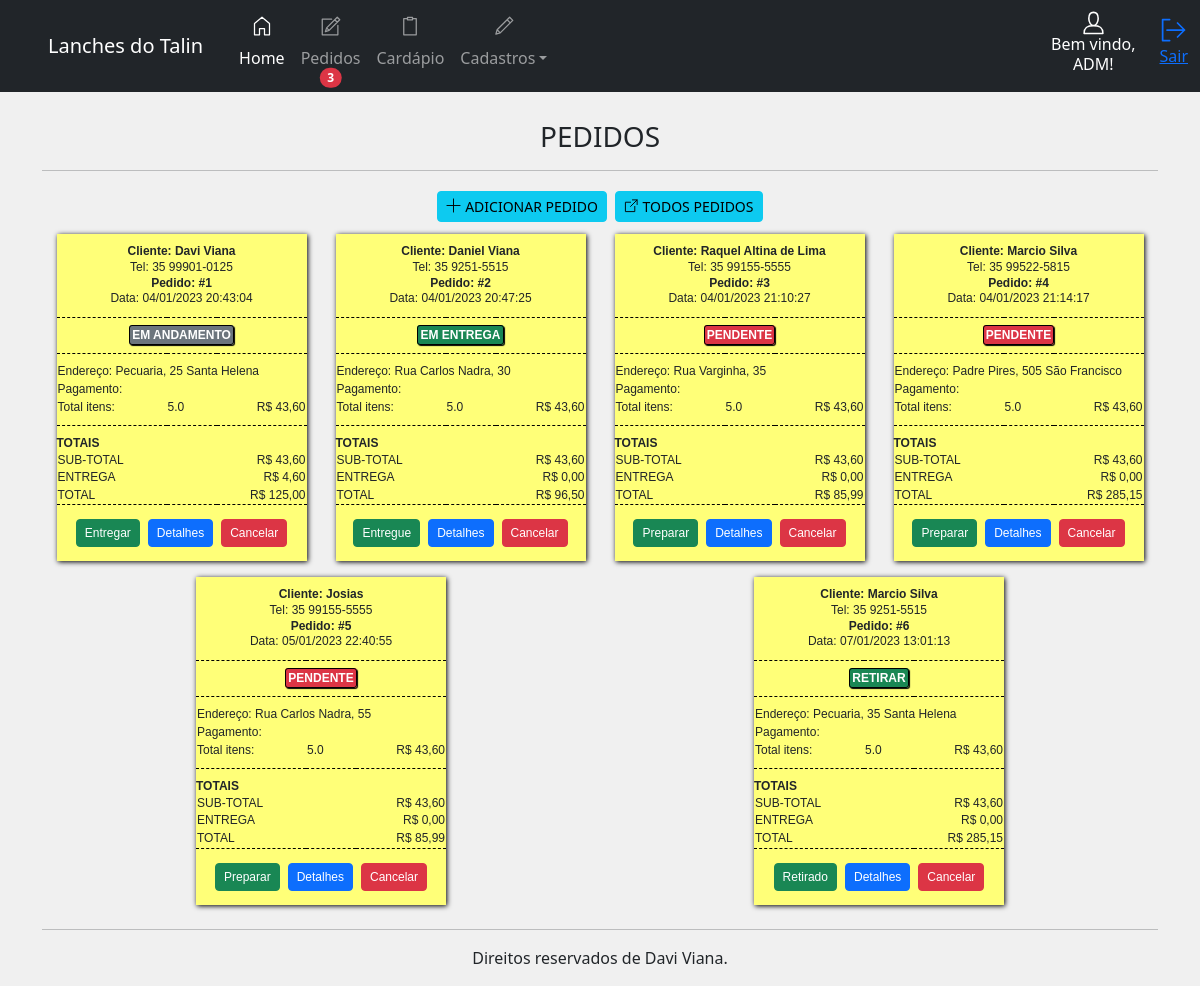
The app's page /painel/pedidos (signed in), older data.
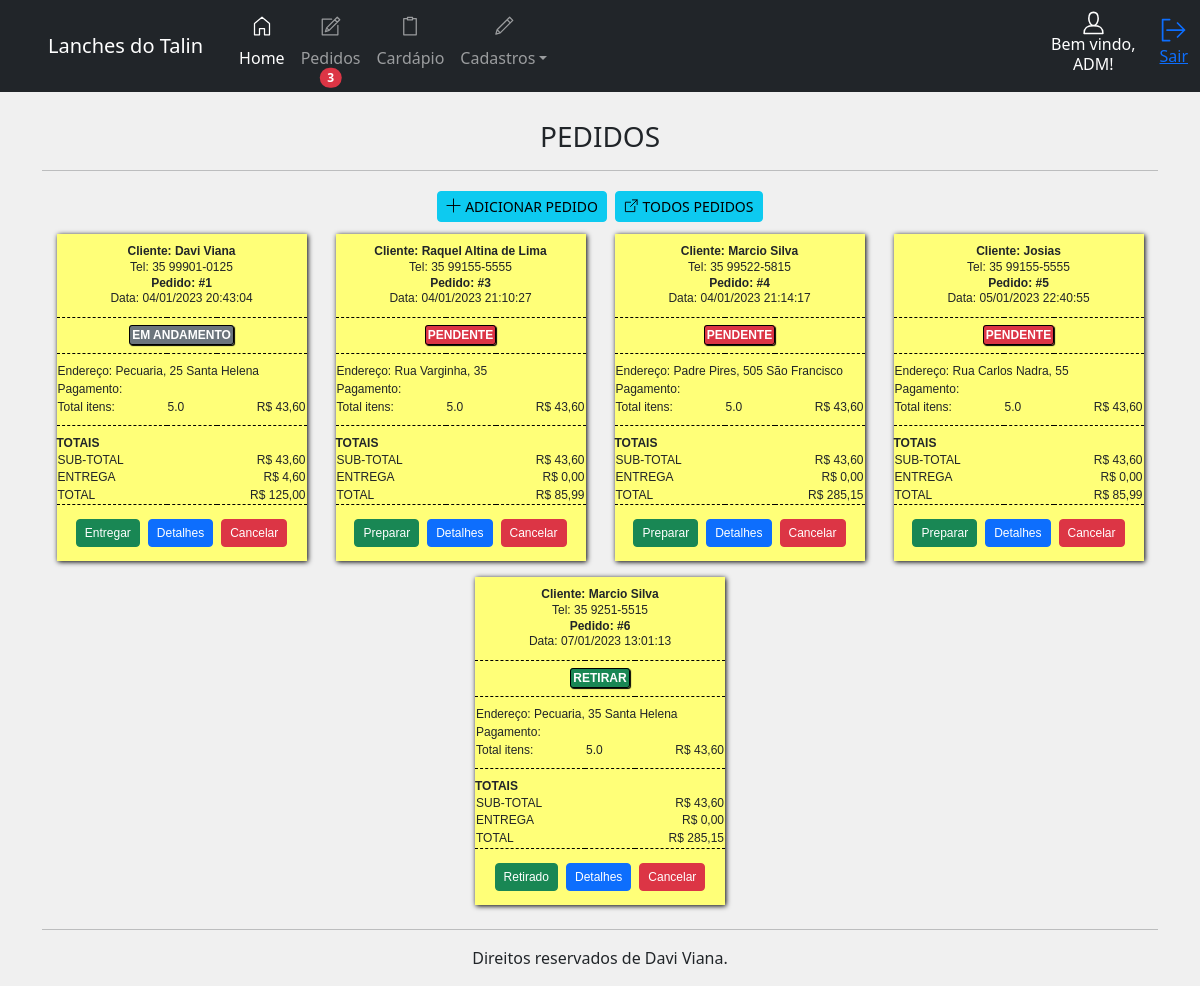
The same page, newer data.
### app/__init__.py (models this page shows, shortened)
class cadempresa(UserMixin, db.Model):
    id = db.Column(db.Integer, primary_key=True, autoincrement=True)
    company_name = db.Column(db.String(100))
    corporate_name = db.Column(db.String(100))
    address = db.Column(db.String(100))
    district = db.Column(db.String(200))
    city = db.Column(db.String(200))
    cep = db.Column(db.String(50))
    email = db.Column(db.String(50))
    tel = db.Column(db.String(50))
    cnpj = db.Column(db.String(50))
    dt_create = db.Column(db.DATETIME)

class users(UserMixin, db.Model):
    id = db.Column(db.Integer, primary_key=True, autoincrement=True)
    user = db.Column(db.String(10))
    name = db.Column(db.String(50))
    email = db.Column(db.String(100))
    password = db.Column(db.String(200))
    dt_create = db.Column(db.DATETIME)
    situation = db.Column(db.String(50))

class pedidos(UserMixin, db.Model):
    id = db.Column(db.Integer, primary_key=True, autoincrement=True)
    name_client = db.Column(db.String(100))
    payment = db.Column(db.String(100))
    delivery = db.Column(db.String(100))
    note = db.Column(db.String(200))
    amount = db.Column(db.String(100))
    address = db.Column(db.String(100))
    tel = db.Column(db.String(200))
    order_time = db.Column(db.String(200))
    order_start = db.Column(db.String(200))
    situation = db.Column(db.String(50))

### app/panel.py (the view, shortened to what this page needs)
@bp.route('/pedido/<int:id>', methods=['POST', 'GET'])
@bp.route('/pedidos', methods=['POST', 'GET'])
@login_required
def pedidos_(id=None):
    menu_panel = load_menu()
    all_pedidos = pedidos.query.filter(
        pedidos.situation != 'FINALIZADO', pedidos.situation != 'CANCELADO').all()
    return render_template('panel/pedidos.html', menu_panel=menu_panel, all_pedidos=all_pedidos)

### app/__init__.py (called while the page is built)
@login_manager.user_loader
def get(user):
    return users.query.get(user)

def load_menu():
    empresa = cadempresa.query.filter_by(id=1).first()
    if empresa is None:
        company_name = 'NOME EMPRESA'
    else:
        company_name = empresa.company_name
    username = current_user.name
    badgeOrder = pedidos.query.filter_by(situation='PENDENTE').all()
    return username, company_name, len(badgeOrder)

### app/templates/panel/pedidos.html (shortened to what this page needs)
{% extends 'panel/home.html' %}
{% block panel %}
<br>
<h3 style="text-align: center;">PEDIDOS</h3>
<hr>
<div class="d-flex justify-content-center">
    <a href="{{url_for('cad.addOrder')}}" class="btn btn-info btn-sm m-1"><svg id="i-plus" xmlns="http://www.w3.org/2000/svg" viewBox="0 0 32 32"
            width="15" height="15" fill="none" stroke="currentcolor" stroke-linecap="round" stroke-linejoin="round"
            stroke-width="2" class="mb-1">
            <path d="M16 2 L16 30 M2 16 L30 16" />
        </svg> ADICIONAR PEDIDO
    </a>
    <a href="{{url_for('panel.allOrders')}}" class="btn btn-info btn-sm m-1">
        <svg id="i-external" xmlns="http://www.w3.org/2000/svg" viewBox="0 0 32 32" width="15" height="15" fill="none"
            stroke="currentcolor" stroke-linecap="round" stroke-linejoin="round" stroke-width="2" class="mb-1">
            <path d="M14 9 L3 9 3 29 23 29 23 18 M18 4 L28 4 28 14 M28 4 L14 18" />
        </svg> TODOS PEDIDOS
    </a>
</div>
<div class="d-flex justify-content-around flex-wrap">
    {% for pedido in all_pedidos %}
    <table class="printer-ticket m-2">
        <thead>
            <tr>
                <th colspan="3">
                    <b>Cliente: {{ pedido.name_client }}</b> <br>
                    Tel: {{ pedido.tel }} <br>
                    <b>Pedido: #{{ pedido.id }}</b> <br>
                    Data: {{ pedido.order_time }}
                </th>
            </tr>
            <tr>
                <th class="ttu" colspan="3">
                    {% if pedido.situation == 'PENDENTE' %}
                    <b class="situacao bg-danger">PENDENTE</b>
                    {% elif pedido.situation == 'EM ANDAMENTO' %}
                    <b class="situacao bg-secondary">EM ANDAMENTO</b>
                    {% elif pedido.situation == 'EM ENTREGA' %}
                    <b class="situacao bg-success">EM ENTREGA</b>
                    {% elif pedido.situation == 'RETIRAR' %}
                    <b class="situacao bg-success">RETIRAR</b>
                    {% endif %}
                </th>
            </tr>
        </thead>
        <tbody>
            <tr class="top">
                <td colspan="3">Endereço: {{ pedido.address }}</td>
            </tr>
            <tr>
                <td colspan="3">Pagamento:</td>
            </tr>
            <tr>
                <td>Total itens:</td>
                <td>5.0</td>
                <td>R$ 43,60</td>
            </tr>
        </tbody>
        <tfoot>
            <tr class="sup ttu p--0">
                <td colspan="3">
                    <b>Totais</b>
                </td>
            </tr>
            <tr class="ttu">
                <td colspan="2">Sub-total</td>
                <td align="right">R$ 43,60</td>
            </tr>
            {% if pedido.delivery == 'ENTREGA' %}
            <tr class="ttu">
                <td colspan="2">Entrega</td>
                <td align="right">R$ 4,60</td>
            </tr>
            {% else %}
            <tr class="ttu">
                <td colspan="2">Entrega</td>
                <td align="right">R$ 0,00</td>
            </tr>
            {% endif %}
            <tr class="ttu">
                <td colspan="2">Total</td>
                <td align="right">R$ {{ pedido.amount }}</td>
            </tr>
            <tr class="sup">
                <td colspan="3" align="center">
                    <div class="d-flex justify-content-center">
                        {% if pedido.situation == 'PENDENTE' %}
                        <a href="{{pedido.id}}/prepare/change_order" class="btn btn-success btn-sm m-1">Preparar</a>
                        {% elif pedido.situation == 'EM ANDAMENTO' %}
                        <a href="{{pedido.id}}/deliver/change_order" class="btn btn-success btn-sm m-1">Entregar</a>
                        {% elif pedido.situation == 'EM ENTREGA' %}
                        <a href="{{pedido.id}}/finalize/change_order" class="btn btn-success btn-sm m-1">Entregue</a>
                        {% elif pedido.situation == 'RETIRAR' %}
                        <a href="{{pedido.id}}/finalize/change_order" class="btn btn-success btn-sm m-1">Retirado</a>
                        {% endif %}
                        <button type="button" class="btn btn-primary btn-sm m-1" data-bs-toggle="modal"
                            data-bs-target="#{{ pedido.id }}">Detalhes</button>
                        <a href="{{pedido.id}}/cancel/change_order" class="btn btn-danger btn-sm m-1">Cancelar</a>
                    </div>
                </td>
            </tr>
        </tfoot>
    </table>
    {% endfor %}
</div>
{% endblock %}

### app/templates/panel/home.html (shortened to what this page needs)
{% extends 'layout.html' %}
{% block content %}
<header>
    <nav class="navbar navbar-expand-lg navbar-dark bg-dark fixed-top">
        <a class="navbar-brand ps-5 text-center">{{ menu_panel[1] }}</a>
        <div class="container">
            <div class="collapse navbar-collapse" id="navbarSupportedContent">
                <ul class="navbar-nav me-auto">
                    <li class="nav-item">
                        <a class="nav-link active " aria-current="page" href="{{url_for('panel.home')}}"><svg
                                id="i-home" xmlns="http://www.w3.org/2000/svg" viewBox="0 0 32 32" width="40"
                                height="20" fill="none" stroke="currentcolor" stroke-linecap="round"
                                stroke-linejoin="round" stroke-width="2"
                                class="position-relative top-0 start-50 translate-middle">
                                <path d="M12 20 L12 30 4 30 4 12 16 2 28 12 28 30 20 30 20 20 Z" />
                            </svg> <br>Home</a>
                    </li>
                    <li class="nav-item">
                        <a class="nav-link position-relative" href="{{url_for('panel.pedidos_')}}">  <br>Pedidos
                            {% if menu_panel[2] > 0 %}
                            <span
                                class="position-absolute top-100 start-50 translate-middle badge rounded-pill bg-danger">
                                {{ menu_panel[2] }}
                            </span>
                            {% endif %}
                        </a>
                    </li>
                    <li class="nav-item">
                        <a class="nav-link" href="{{url_for('panel.cardapio')}}">  <br>Cardápio</a>
                    </li>
                    <li class="nav-item dropdown">
                        <a class="nav-link dropdown-toggle" href="#" id="navbarDropdown" role="button"
                            data-bs-toggle="dropdown" aria-expanded="false">  <br>Cadastros</a>
                    </li>
                </ul>
                <div class="d-flex flex-column align-items-center text-bg-dark me-4">
                    <h6 class="text-center">Bem vindo,<br> {{ menu_panel[0] }}!</h6>
                </div>
                <a href="{{url_for('auth.logout')}}" class="mt-2" role="button" title="Sair"><svg id="i-signout"
                        xmlns="http://www.w3.org/2000/svg" viewBox="0 0 32 32" width="28" height="28" fill="none"
                        stroke="currentcolor" stroke-linecap="round" stroke-linejoin="round" stroke-width="2">
                        <path d="M28 16 L8 16 M20 8 L28 16 20 24 M11 28 L3 28 3 4 11 4" />
                    </svg>
                    <p>Sair</p>
                </a>
            </div>
        </div>
    </nav>
</header>
<main class="container pt-5 mt-5">
    {% block panel %}{% endblock %}
    <hr>
</main>
<footer class="container pb-3" style="text-align: center;">
    Direitos reservados de Davi Viana.
</footer>
{% endblock %}

### app/templates/layout.html (shortened to what this page needs)
<!DOCTYPE html>
<html lang="en">
<head>
    <link href="https://cdn.jsdelivr.net/npm/bootstrap@5.3.0-alpha1/dist/css/bootstrap.min.css" rel="stylesheet"
>
    <link rel="stylesheet" href="{{ url_for('static', filename='/css/style.css') }}">
</head>
<body style="background-color: rgb(240, 240, 240);">
    {% block content %}{% endblock %}
</body>
</html>

### app/static/css/style.css (style rules this page uses)
.text-center { text-align: center; }
.ttu { text-transform: uppercase; }
.ttu .situacao { color: rgb(255, 255, 255); padding: 2px; border: 1px solid rgb(0, 0, 0); border-radius: 3px; box-shadow: 1px 1px 1px rgb(0, 0, 0); }
.printer-ticket { padding: 5px; margin-left: auto; margin-right: auto; background: rgb(255, 255, 120); box-shadow: 1px 1px 5px rgba(0, 0, 0); display: table !important; width: 100%; max-width: 250px; font-weight: light; line-height: 1.3em; }
.printer-ticket, .printer-ticket * { font-family: Tahoma, Geneva, sans-serif; font-size: 12px; }
.printer-ticket th:nth-child(2), .printer-ticket td:nth-child(2) { width: 50px; }
.printer-ticket th:nth-child(3), .printer-ticket td:nth-child(3) { width: 90px; text-align: right; }
.printer-ticket th { font-weight: inherit; padding: 10px 0; text-align: center; border-bottom: 1px dashed rgb(0, 0, 0); }
.printer-ticket tbody tr:last-child td { padding-bottom: 10px; }
.printer-ticket tfoot .sup td { padding: 10px 0; border-top: 1px dashed rgb(0, 0, 0); }
.printer-ticket tfoot .sup.p--0 td { padding-bottom: 0; }
.printer-ticket .top td { padding-top: 10px; }

Row changes from the older to the newer data that the page shows:
no longer on this page (row edited): pedidos: name_client "Daniel Viana", tel "35 9251-5515", id "2", order_time "04/01/2023 20:47:25", situation "EM ENTREGA", address "Rua Carlos Nadra, 30", delivery "ENTREGA", amount "96,50"
